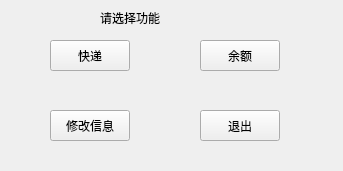
<?xml version="1.0" encoding="UTF-8"?>
<ui version="4.0">
 <class>user</class>
 <widget class="QWidget" name="user">
  <property name="geometry">
   <rect>
    <x>0</x>
    <y>0</y>
    <width>343</width>
    <height>171</height>
   </rect>
  </property>
  <property name="windowTitle">
   <string>Form</string>
  </property>
  <widget class="QPushButton" name="pushButton">
   <property name="geometry">
    <rect>
     <x>50</x>
     <y>40</y>
     <width>80</width>
     <height>31</height>
    </rect>
   </property>
   <property name="text">
    <string>快递</string>
   </property>
  </widget>
  <widget class="QPushButton" name="pushButton_5">
   <property name="geometry">
    <rect>
     <x>200</x>
     <y>40</y>
     <width>80</width>
     <height>31</height>
    </rect>
   </property>
   <property name="text">
    <string>余额</string>
   </property>
  </widget>
  <widget class="QPushButton" name="pushButton_6">
   <property name="geometry">
    <rect>
     <x>200</x>
     <y>110</y>
     <width>80</width>
     <height>31</height>
    </rect>
   </property>
   <property name="text">
    <string>退出</string>
   </property>
  </widget>
  <widget class="QPushButton" name="pushButton_2">
   <property name="geometry">
    <rect>
     <x>50</x>
     <y>110</y>
     <width>80</width>
     <height>31</height>
    </rect>
   </property>
   <property name="text">
    <string>修改信息</string>
   </property>
  </widget>
  <widget class="QLabel" name="label">
   <property name="geometry">
    <rect>
     <x>100</x>
     <y>10</y>
     <width>131</width>
     <height>16</height>
    </rect>
   </property>
   <property name="text">
    <string>请选择功能</string>
   </property>
  </widget>
 </widget>
 <resources/>
 <connections/>
</ui>
